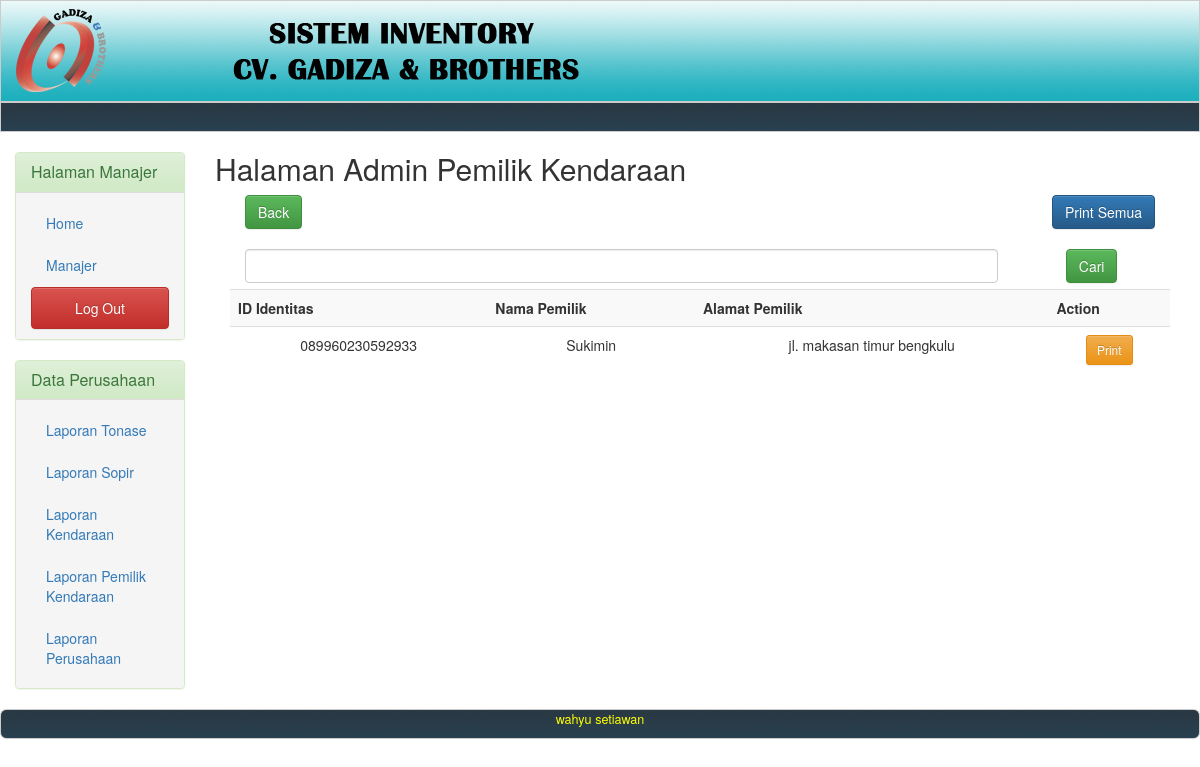
Page /index.php?page=pemilikmobil (signed in) on the committed database.
### tables this page shows
CREATE TABLE IF NOT EXISTS `pemilikkendaraan` (
  `id` int(11) NOT NULL,
  `no_identitas` varchar(50) DEFAULT NULL,
  `nama_pemilik` varchar(50) DEFAULT NULL,
  `alamat_pemilik` varchar(50) DEFAULT NULL
);

### control/pemilikkendaraan.php (called while the page is built, shortened)
<?php
function ambilSemuaPemilikKendaraan() {
    $return = array();
    $data = mysql_query("select * from pemilikkendaraan") or exit(mysql_error());
    while ($hasil = mysql_fetch_assoc($data)) {
        $return[] = $hasil;
    }
    return $return;
}

### page/laporan/pemilikkendaraan.php (the view)
<div class="col-md-12">
    <div class="row">
        <h2>Halaman Admin Pemilik Kendaraan</h2>
        <div class="col-md-12">
            <div class="col-sm-10">
                <button onclick="history.back()" class="btn btn-success">Back</button>
            </div>
            <div class="col-sm-2" style="text-align: right">
                <a href="laporan/pemilikkendaraan/semua.php" class="btn btn-primary">Print Semua</a>
            </div>
        </div>
        <div class="col-md-12" style="margin-top: 20px; text-align: center">
            <form class="form-horizontal" style="margin-bottom: 40px" method="post" action="?page=<?php echo $_GET['page'] ?>">
                <div>
                    <div class="col-sm-10" style="text-align: center">
                        <input type="text" name="caritext" class="form-control">
                    </div>
                    <div class="col-sm-2">
                        <button type="submit" name="caributton" class="btn btn-success">Cari</button>
                    </div>
                </div>
            </form>
            <table class="table table-striped">
                <tr>
                    <th>ID Identitas</th>
                    <th>Nama Pemilik</th>
                    <th>Alamat Pemilik</th>
                    <th>Action</th>
                </tr>
                <?php
                if (!isset($_POST['caributton'])) {
                    $a = ambilSemuaPemilikKendaraan();
                } else {
                    $where = "no_identitas like '%" . $_POST['caritext'] . "%' or nama_pemilik like '%" . $_POST['caritext'] . "%' or alamat_pemilik like '%" . $_POST['caritext'] . "%'";
                    $a = ambilSemuaPemilikKendaraanDenganSyarat($where);
                }
                foreach ($a as $value) {
                    ?>
                    <tr>
                        <td><?php echo $value['no_identitas'] ?></td>
                        <td><?php echo $value['nama_pemilik'] ?></td>
                        <td><?php echo $value['alamat_pemilik'] ?></td>
                        <td>
                            <a href="laporan/pemilikkendaraan/pemilikkendaraan.php?pemilikkendaraan=<?php echo $value['id']?>" class="btn btn-warning btn-sm">Print</a>
                        </td>
                    </tr>
                    <?php
                }
                ?>
            </table>
        </div>
    </div>
</div>

### rows in the picture
pemilikkendaraan: no_identitas "089960230592933", nama_pemilik "Sukimin", alamat_pemilik "jl. makasan timur bengkulu"
